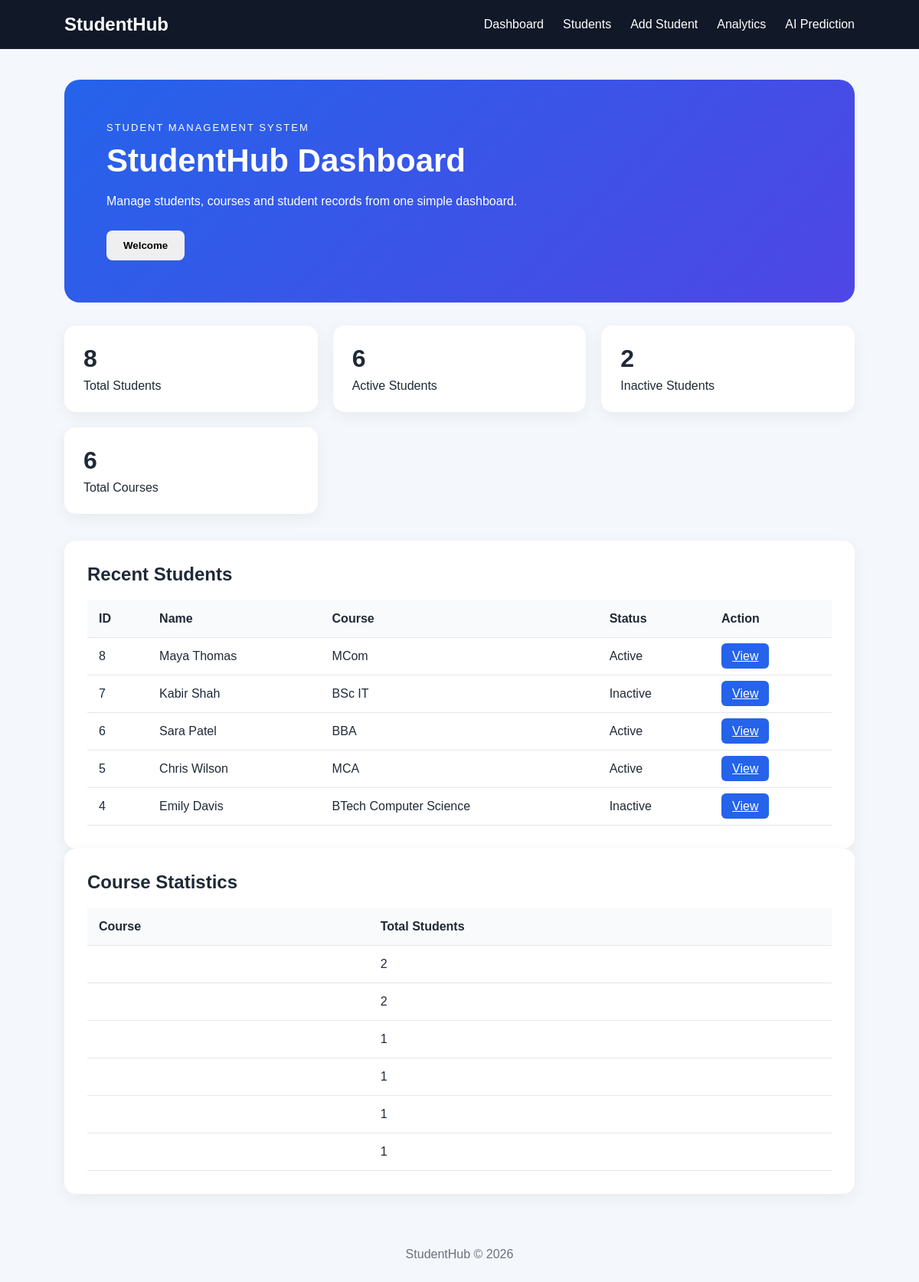
The page / (signed in) on the database its author committed.
### tables this page shows
CREATE TABLE students (

    id INTEGER PRIMARY KEY AUTOINCREMENT,

    name TEXT NOT NULL,

    email TEXT NOT NULL UNIQUE,

    phone TEXT,

    gender TEXT,

    course_id INTEGER NOT NULL,

    date_of_birth TEXT,

    enrollment_date TEXT DEFAULT CURRENT_DATE,

    status TEXT NOT NULL DEFAULT 'Active',

    FOREIGN KEY (course_id)
        REFERENCES courses(id)

);

CREATE TABLE courses (

    id INTEGER PRIMARY KEY AUTOINCREMENT,

    name TEXT NOT NULL UNIQUE

);

### app.py (the view)
@app.route("/")
def dashboard():
    if "user_id" not in session:
        return redirect(url_for("login"))
    if session.get("user_role") != "admin":
        return redirect(url_for("student_dashboard"))
    connection = get_db_connection()
    total_students = connection.execute(
        "SELECT COUNT(*) FROM students"
    ).fetchone()[0]
    active_students = connection.execute(
        "SELECT COUNT(*) FROM students WHERE status = 'Active'"
    ).fetchone()[0]
    inactive_students = connection.execute(
        "SELECT COUNT(*) FROM students WHERE status = 'Inactive'"
    ).fetchone()[0]
    total_courses = connection.execute(
        "SELECT COUNT(*) FROM courses"
    ).fetchone()[0]
    recent_students = connection.execute("""
        SELECT students.*, courses.name AS course
        FROM students
        JOIN courses ON students.course_id = courses.id
        ORDER BY students.id DESC
        LIMIT 5
    """).fetchall()
    course_stats = connection.execute("""
        SELECT courses.name, COUNT(students.id) AS total
        FROM courses
        LEFT JOIN students
        ON courses.id = students.course_id
        GROUP BY courses.id
    """).fetchall()
    connection.close()
    return render_template(
        "dashboard.html",
        total_students=total_students,
        active_students=active_students,
        inactive_students=inactive_students,
        total_courses=total_courses,
        recent_students=recent_students,
        course_stats=course_stats
    )

### database.py (called while the page is built)
def get_db_connection():
    connection = sqlite3.connect(DATABASE)
    connection.row_factory = sqlite3.Row
    connection.execute(
        "PRAGMA foreign_keys = ON"
    )
    return connection

### templates/dashboard.html (shortened to what this page needs)
<!DOCTYPE html>
<html lang="en">
<head>
    <link
        rel="stylesheet"
        href="{{ url_for('static', filename='style.css') }}"
    >
</head>
<body>
    <header class="navbar">
        <div class="logo">
            StudentHub
        </div>
        <nav>
            <a href="{{ url_for('dashboard') }}">
                Dashboard
            </a>
            <a href="{{ url_for('students') }}">
                Students
            </a>
            <a href="{{ url_for('add_student') }}">
                Add Student
            </a>
            <a href="{{ url_for('analytics') }}">
    Analytics
</a>
<a href="{{ url_for('risk_prediction') }}">
    AI Prediction
</a>
        </nav>
    </header>
    <main class="container">
        <section class="hero">
            <div class="tag">
                STUDENT MANAGEMENT SYSTEM
            </div>
            <h1>
                StudentHub Dashboard
            </h1>
            <p>
                Manage students, courses and student records
                from one simple dashboard.
            </p>
            <button
                id="welcomeButton"
                type="button"
            >
                Welcome
            </button>
        </section>
        <div class="cards">
            <div class="card">
                <h2>
                    {{ total_students }}
                </h2>
                <p>
                    Total Students
                </p>
            </div>
            <div class="card">
                <h2>
                    {{ active_students }}
                </h2>
                <p>
                    Active Students
                </p>
            </div>
            <div class="card">
                <h2>
                    {{ inactive_students }}
                </h2>
                <p>
                    Inactive Students
                </p>
            </div>
            <div class="card">
                <h2>
                    {{ total_courses }}
                </h2>
                <p>
                    Total Courses
                </p>
            </div>
        </div>
        <section class="students">
            <h2>
                Recent Students
            </h2>
            <table>
                <thead>
                    <tr>
                        <th>ID</th>
                        <th>Name</th>
                        <th>Course</th>
                        <th>Status</th>
                        <th>Action</th>
                    </tr>
                </thead>
                <tbody>
                    {% for student in recent_students %}
                    <tr>
                        <td>
                            {{ student.id }}
                        </td>
                        <td>
                            {{ student.name }}
                        </td>
                        <td>
                            {{ student.course }}
                        </td>
                        <td>
                            {{ student.status }}
                        </td>
                        <td>
                            <a
                                href="{{ url_for(
                                    'student_detail',
                                    student_id=student.id
                                ) }}"
                                class="view-btn"
                            >
                                View
                            </a>
                        </td>
                    </tr>
                    {% else %}
                    <tr>
                        <td colspan="5">
                            No students found.
                        </td>
                    </tr>
                    {% endfor %}
                </tbody>
            </table>
        </section>
        <section class="students">
            <h2>
                Course Statistics
            </h2>
            <table>
                <thead>
                    <tr>
                        <th>Course</th>
                        <th>Total Students</th>
                    </tr>
                </thead>
                <tbody>
                    {% for item in course_stats %}
                    <tr>
                        <td>
                        </td>
                        <td>
                            {{ item.total }}
                        </td>
                    </tr>
                    {% else %}
                    <tr>
                        <td colspan="2">
                            No course data available.
                        </td>
                    </tr>
                    {% endfor %}
                </tbody>
            </table>
        </section>
    </main>
    <footer>
        <p>
            StudentHub &copy; 2026
        </p>
    </footer>
</body>
</html>

### static/style.css (style rules this page uses)
* { margin: 0; padding: 0; box-sizing: border-box; }
body { font-family: Arial, sans-serif; background: #f4f7fb; color: #1f2937; }
.navbar { background: #111827; color: white; padding: 18px 7%; display: flex; justify-content: space-between; align-items: center; }
.logo { font-size: 24px; font-weight: bold; }
nav { display: flex; gap: 25px; }
nav a { color: white; text-decoration: none; }
.container { width: 86%; max-width: 1200px; margin: 40px auto; }
.hero { background: linear-gradient(135deg, #2563eb, #4f46e5); color: white; padding: 55px; border-radius: 20px; margin-bottom: 30px; }
.tag { font-size: 13px; letter-spacing: 2px; margin-bottom: 12px; }
.hero h1 { font-size: 42px; margin-bottom: 15px; }
.hero p { line-height: 1.7; max-width: 600px; }
.hero button { margin-top: 25px; padding: 12px 22px; border: none; border-radius: 8px; cursor: pointer; font-weight: bold; }
.cards { display: grid; grid-template-columns: repeat(3, 1fr); gap: 20px; margin-bottom: 35px; }
.card { background: white; padding: 25px; border-radius: 15px; box-shadow: 0 5px 20px rgba(0, 0, 0, 0.06); }
.card h2 { font-size: 32px; margin-bottom: 8px; }
.students { background: white; padding: 30px; border-radius: 15px; box-shadow: 0 5px 20px rgba(0, 0, 0, 0.06); }
.students h2 { margin-bottom: 20px; }
table { width: 100%; border-collapse: collapse; }
th, td { text-align: left; padding: 15px; border-bottom: 1px solid #e5e7eb; }
th { background: #f9fafb; }
.view-btn { border: none; background: #2563eb; color: white; padding: 8px 14px; border-radius: 6px; cursor: pointer; }
footer { text-align: center; padding: 30px; color: #6b7280; }

### rows shown on the page
students: id "8", name "Maya Thomas", course "MCom", status "Active"
students: id "7", name "Kabir Shah", course "BSc IT", status "Inactive"
students: id "6", name "Sara Patel", course "BBA", status "Active"
students: id "5", name "Chris Wilson", course "MCA", status "Active"
students: id "4", name "Emily Davis", course "BTech Computer Science", status "Inactive"
courses: total "2"
courses: total "2"
courses: total "1"
courses: total "1"
courses: total "1"
courses: total "1"

### other values the page prints
{{ total_students }} "8"
{{ active_students }} "6"
{{ inactive_students }} "2"
{{ total_courses }} "6"
